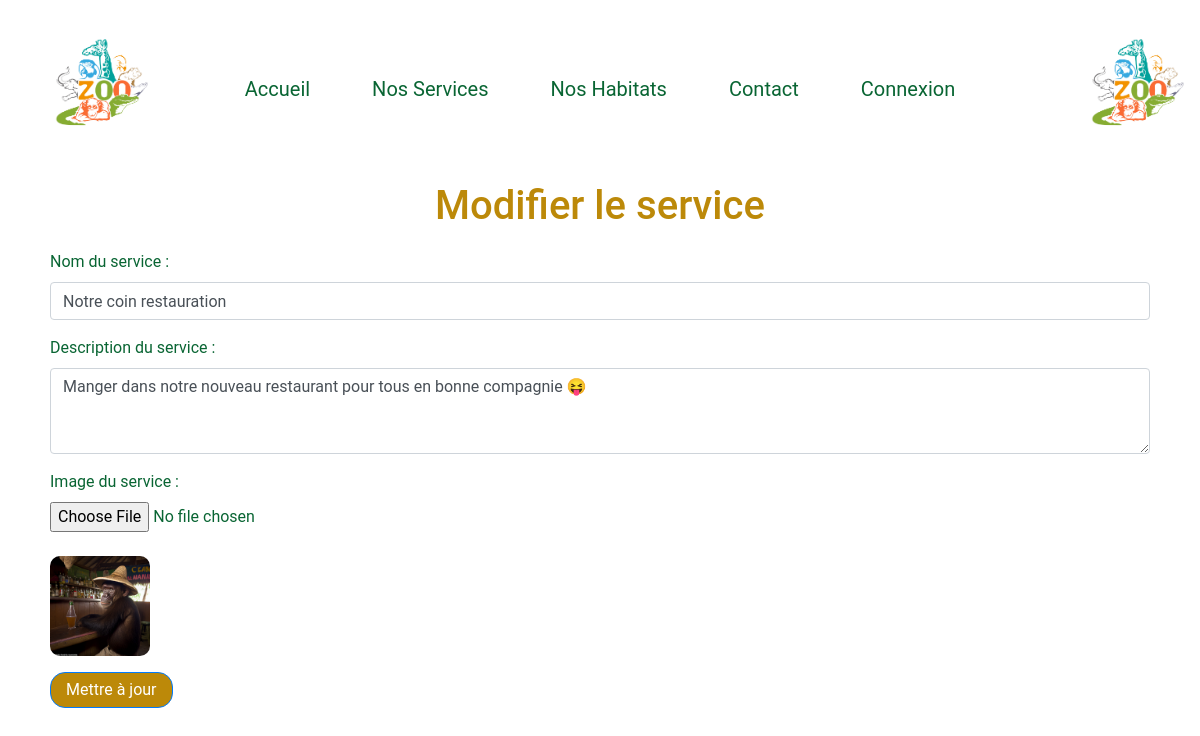
Page /back-end-php/users/admin/edit_service.php?id=7 (signed in) on the committed database.
### tables this page shows
CREATE TABLE `Services` (
  `IdService` int(11) NOT NULL,
  `NomService` varchar(100) NOT NULL,
  `DescriptionService` text DEFAULT NULL,
  `ImageService` varchar(255) DEFAULT NULL
);

### back-end-php/users/admin/edit_service.php (the view, shortened to what this page needs)
<?php
require '../../config.php';
if ($_SERVER["REQUEST_METHOD"] == "GET" && isset($_GET['id'])) {
    $idService = $_GET['id'];
    $sql = "SELECT * FROM Services WHERE IdService = :idService";
    $stmt = $conn->prepare($sql);
    $stmt->bindParam(':idService', $idService);
    $stmt->execute();
    $service = $stmt->fetch(PDO::FETCH_ASSOC);
}
?>
<!DOCTYPE html>
<html lang="fr">
<head>
    <link rel="stylesheet" href="https://stackpath.bootstrapcdn.com/bootstrap/4.5.2/css/bootstrap.min.css">
    <link rel="stylesheet" href="/assets/style.css">
</head>
<body>
    <header>
        <div class="container">
            <div class="row align-items-center">
                <div class="col-md-1">
                    <a href="index.html">
                        <img src="/assets/images/logo-arcadia.jpeg" alt="Logo Arcadia Zoo" class="logo"/>
                    </a>
                </div>
                <div class="col-md-10">
                    <nav>
                        <ul class="nav justify-content-center">
                            <li class="nav-item">
                                <a href="/index.html" class="nav-link" style="font-size: 20px">Accueil</a>
                            </li>
                            <li class="nav-item">
                                <a href="/public/services.php" class="nav-link" style="font-size: 20px">Nos Services</a>
                            </li>
                            <li class="nav-item">
                                <a href="/public/habitats.html" class="nav-link" style="font-size: 20px">Nos Habitats</a>
                            </li>
                            <li class="nav-item">
                                <a href="/public/contact.html" class="nav-link" style="font-size: 20px">Contact</a>
                            </li>
                            <li class="nav-item" id="loginNavItem">
                                <a id="loginLink" href="/public/connexion.html" class="nav-link" style="font-size: 20px">Connexion</a>
                            </li>
                        </ul>
                    </nav>
                </div>
                <div class="col-md-1">
                    <a href="/index.html">
                        <img src="/assets/images/logo-arcadia.jpeg" alt="Logo Arcadia Zoo" class="logo"/>
                    </a>
                </div>
            </div>
        </div>
    </header>
    <main class="container mt-4">
        <h1>Modifier le service</h1>
        <form action="edit_service.php" method="post" enctype="multipart/form-data">
            <div class="form-group">
                <label for="service_name">Nom du service :</label>
                <input type="text" class="form-control" id="service_name" name="service_name" value="<?php echo htmlspecialchars($service['NomService']); ?>" required>
            </div>
            <div class="form-group">
                <label for="service_description">Description du service :</label>
                <textarea class="form-control" id="service_description" name="service_description" rows="3" required><?php echo htmlspecialchars($service['DescriptionService']); ?></textarea>
            </div>
            <div class="form-group">
                <label for="service_image">Image du service :</label>
                <input type="file" class="form-control-file" id="service_image" name="service_image" accept="image/*">
            </div>
            <?php if (!empty($service['ImageService'])): ?>
                <div class="form-group">
                    <img src="<?php echo htmlspecialchars($service['ImageService']); ?>" alt="Current Image" style="max-width: 100px;" class="mt-2">
                </div>
            <?php endif; ?>
            <button type="submit" class="btn btn-primary">Mettre à jour</button>
        </form>
    </main>
</body>
</html>

### assets/style.css (style rules this page uses)
body, h3, h4, p, ul, li, a { margin: 10px; padding: 0px; list-style: none; text-decoration: none; font-family: 'Roboto', sans-serif; color: #096533; }
h1, h2, h5, h6 { color: #bc8909; text-align: center; margin: 20px; }
.container { margin: 0 auto; padding: 0 20px; }
.logo { width: 100px; height: 100px; margin: 0 auto; display: block; }
.nav-item { display: inline-block; margin: 0 5px; }
.nav-link { color: #096533; }
img { border-radius: 10px; }
.btn { display: inline-block; padding: 5px 15px; background-color: #bc8909; color: #fff; border-radius: 15px; transition: background-color 0.3s ease; }

### rows in the picture
services: service_name "Notre coin restauration", service_description "Manger dans notre nouveau restaurant pour tous en bonne compagnie 😝", ImageService (picture)
